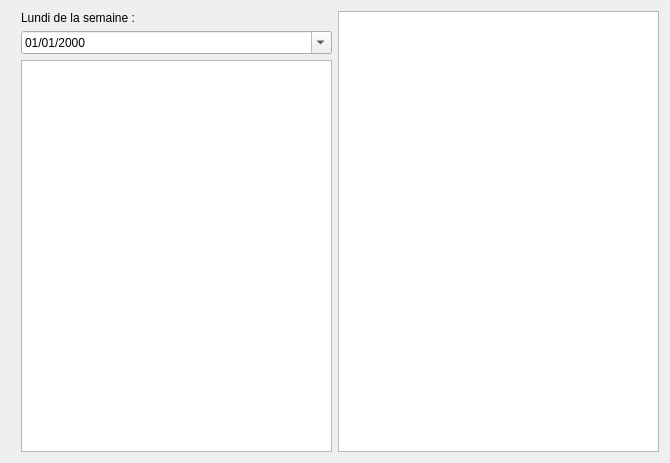
<?xml version="1.0" encoding="UTF-8"?>
<ui version="4.0">
 <class>SelectionInterface</class>
 <widget class="QWidget" name="SelectionInterface">
  <property name="geometry">
   <rect>
    <x>0</x>
    <y>0</y>
    <width>670</width>
    <height>463</height>
   </rect>
  </property>
  <property name="windowTitle">
   <string>Diffusion</string>
  </property>
  <layout class="QHBoxLayout" name="horizontalLayout" stretch="2,2">
   <item>
    <layout class="QVBoxLayout" name="verticalLayout_2" stretch="0,1,1">
     <property name="leftMargin">
      <number>10</number>
     </property>
     <item>
      <widget class="QLabel" name="label_3">
       <property name="maximumSize">
        <size>
         <width>16777215</width>
         <height>16777215</height>
        </size>
       </property>
       <property name="text">
        <string>Lundi de la semaine :</string>
       </property>
      </widget>
     </item>
     <item>
      <widget class="QDateEdit" name="edit_monday">
       <property name="maximumSize">
        <size>
         <width>16777215</width>
         <height>16777215</height>
        </size>
       </property>
       <property name="displayFormat">
        <string>dd/MM/yyyy</string>
       </property>
       <property name="calendarPopup">
        <bool>true</bool>
       </property>
      </widget>
     </item>
     <item>
      <widget class="QListWidget" name="list_mondays">
       <property name="maximumSize">
        <size>
         <width>16777215</width>
         <height>16777215</height>
        </size>
       </property>
      </widget>
     </item>
    </layout>
   </item>
   <item>
    <widget class="QListWidget" name="list_classes">
     <property name="selectionMode">
      <enum>QAbstractItemView::MultiSelection</enum>
     </property>
    </widget>
   </item>
  </layout>
 </widget>
 <resources/>
 <connections/>
</ui>
